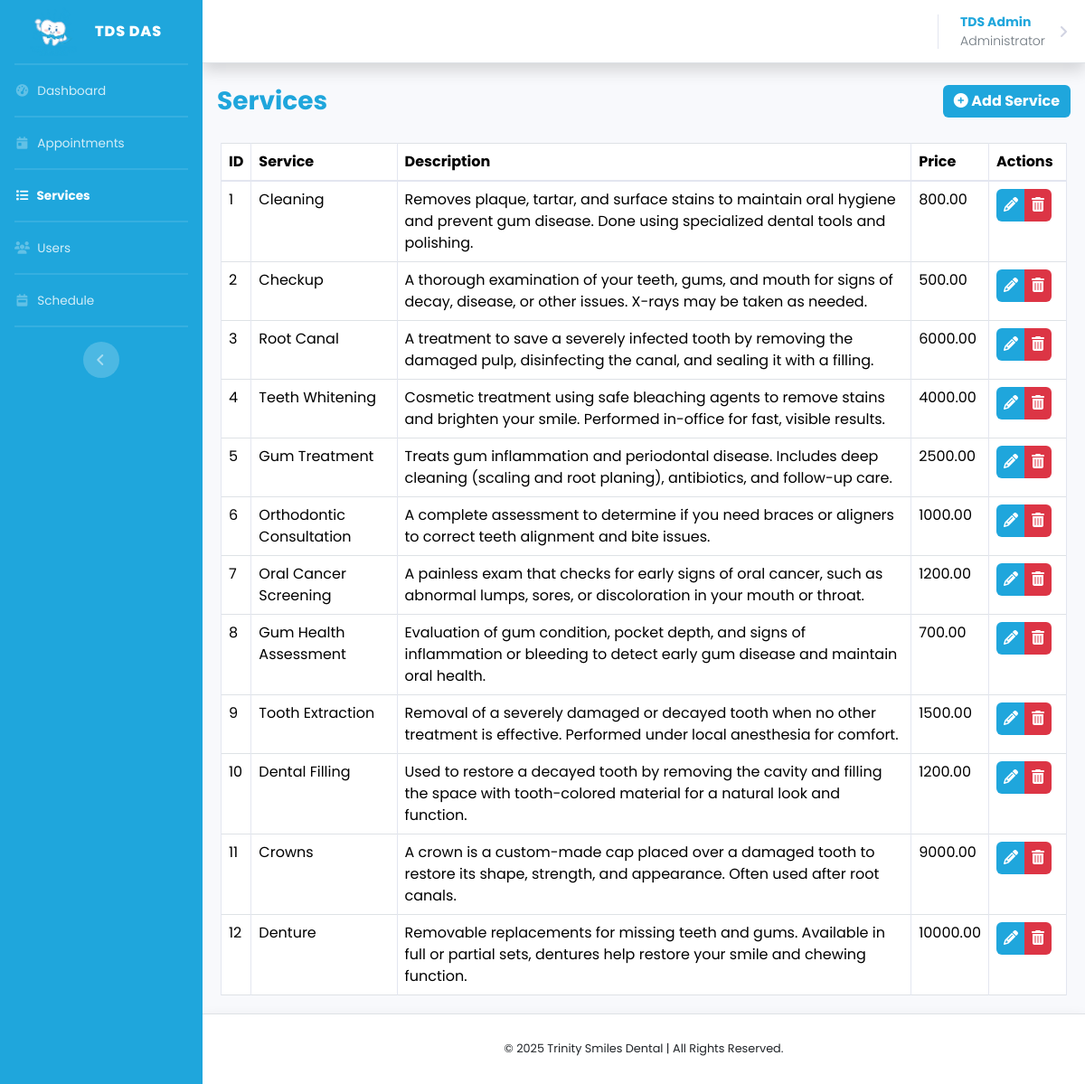
The page /pages/admin/services.php (signed in) on the database its author committed.
### tables this page shows
CREATE TABLE `services` (
  `id` int(11) NOT NULL,
  `service` varchar(100) NOT NULL,
  `description` text NOT NULL,
  `price` varchar(100) NOT NULL
);

### auth.php (called while the page is built, shortened)
<?php
function getFullname() {
    return isset($_SESSION['name']) ? $_SESSION['name'] : 'Guest User';
}
function getRole() {
    return isset($_SESSION['role']) ? $_SESSION['role'] : 'Guest Role';
}
?>

### pages/admin/services.php (the view, shortened to what this page needs)
<?php
require_once $_SERVER['DOCUMENT_ROOT'] . '/dental-appointment-system/auth.php';
?>
<!DOCTYPE html>
<html lang="en">
<head>
    <link href="/dental-appointment-system/css/sb-admin-2.min.css" rel="stylesheet">
    <link rel="stylesheet" href="/dental-appointment-system/vendor/apexcharts/dist/apexcharts.css">
    <link href="https://cdn.jsdelivr.net/npm/bootstrap@5.3.5/dist/css/bootstrap.min.css" rel="stylesheet"
>
    <link rel="stylesheet" href="https://cdn.datatables.net/2.2.2/css/dataTables.bootstrap5.css">
    <link rel="stylesheet" href="https://cdn.datatables.net/buttons/3.2.2/css/buttons.dataTables.min.css">
    <link rel="stylesheet" href="/dental-appointment-system/css/dashboard.css">
    <link rel="stylesheet" href="/dental-appointment-system/css/validate.css">
    <link rel="stylesheet" href="https://cdnjs.cloudflare.com/ajax/libs/toastr.js/latest/toastr.min.css" />
</head>
<body id="page-top">
    <div id="wrapper">
        <ul class="navbar-nav bg-blue sidebar sidebar-dark accordion" id="accordionSidebar">
            <a class="sidebar-brand d-flex align-items-center justify-content-center">
                <div class="sidebar-brand-icon">
                    <img src="/dental-appointment-system/img/clockt.png" alt="Logo" width="60"
                        class="d-inline-block align-text-top">
                </div>
                <div class="sidebar-brand-text mx-3">TDS DAS</div>
            </a>
            <hr class="sidebar-divider my-0">
            <li class="nav-item">
                <a class="nav-link" href="dashboard.php">
                    <i class="fas fa-fw fa-tachometer-alt"></i>
                    <span>Dashboard</span></a>
            </li>
            <hr class="sidebar-divider mb-0">
            <li class="nav-item">
                <a class="nav-link" href="appointments.php">
                    <i class="fas fa-fw fa-calendar-day"></i>
                    <span>Appointments</span></a>
            </li>
            <hr class="sidebar-divider mb-0">
            <li class="nav-item active">
                <a class="nav-link">
                    <i class="fas fa-fw fa-list"></i>
                    <span>Services</span></a>
            </li>
            <hr class="sidebar-divider mb-0">
            <li class="nav-item">
                <a class="nav-link" href="users.php">
                    <i class="fas fa-fw fa-users"></i>
                    <span>Users</span></a>
            </li>
            <hr class="sidebar-divider mb-0">
            <li class="nav-item">
                <a class="nav-link" href="schedule.php">
                    <i class="fas fa-fw fa-calendar-week"></i>
                    <span>Schedule</span></a>
            </li>
            <hr class="sidebar-divider d-none d-md-block">
            <div class="text-center d-none d-md-inline">
                <button class="rounded-circle border-0" id="sidebarToggle"></button>
            </div>
        </ul>
        <div id="content-wrapper" class="d-flex flex-column">
            <div id="content">
                <nav class="navbar navbar-expand navbar-light bg-white topbar mb-4 static-top shadow border-bottom">
                    <ul class="navbar-nav ml-auto">
                        <li class="nav-item dropdown me-2">
                            <a class="nav-link dropdown-toggle" href="#" id="userDropdown" role="button"
                                data-toggle="dropdown" aria-haspopup="true" aria-expanded="false">
                                <span
                                    class=" text-primary mr-2 small font-weight-bold"><?php echo getFullname(); ?><br><span
                                        class="text-secondary font-weight-light"><?php echo getRole(); ?></span></span>
                            </a>
                        </li>
                    </ul>
                </nav>
                <div class="container-fluid px-3">
                    <div class="d-flex align-items-center justify-content-between mb-4">
                        <h1 class="h3 mb-0 text-primary font-weight-bold">Services</h1>
                        <button type="button" class="btn btn-md btn-book fw-bold" data-bs-toggle="modal"
                            data-bs-target="#addServiceModal"><i class="fa fa-circle-plus">
                            </i> Add Service
                        </button>
                    </div>
                    <div class="table-responsive px-1 py-1">
                        <div class="data_table">
                            <table id="myTable" class="table table-bordered" style="width:100%">
                                <thead>
                                    <tr>
                                        <th scope="col">ID</th>
                                        <th scope="col">Service</th>
                                        <th scope="col">Description</th>
                                        <th scope="col">Price</th>
                                        <th scope="col">Actions</th>
                                    </tr>
                                </thead>
                                <tbody class="text-dark">
                                    <?php
                                    $query = "SELECT * FROM services";
                                    $query_run = mysqli_query($conn, $query);
                                    if (mysqli_num_rows($query_run) > 0) {
                                        foreach ($query_run as $items) {
                                            ?>
                                            <tr>
                                                <td>
                                                    <?= $items['id']; ?>
                                                </td>
                                                <td>
                                                    <?= $items['service']; ?>
                                                </td>
                                                <td>
                                                    <?= $items['description']; ?>
                                                </td>
                                                <td>
                                                    <?= $items['price']; ?>
                                                </td>
                                                <td class="text-center">
                                                    <div class="btn-group me-2">
                                                        <button type="button" class="btn btn-book btn-md editbtn px-2"><i
                                                                class="fa fa-pencil"></i></button>
                                                        <button type="button" class="btn btn-danger btn-md deletebtn px-2"><i
                                                                class="fa fa-trash"></i>
                                                        </button>
                                                    </div>
                                                </td>
                                            </tr>
                                            <?php
                                        }
                                    }
                                    ?>
                                </tbody>
                            </table>
                        </div>
                    </div>
                </div>
                <footer class="sticky-footer bg-white shadow border-top">
                    <div class="container my-auto">
                        <div class="copyright text-center my-auto">©
                            </span> Trinity Smiles Dental | All Rights Reserved.</span>
                        </div>
                    </div>
                </footer>
            </div>
        </div>
</body>
</html>

### css/dashboard.css (style rules this page uses)
* { margin: 0; padding: 0; box-sizing: border-box; font-family: "Poppins", sans-serif; scroll-behavior: smooth; }
.bg-blue { background-color: #1fa6dc; }
.btn-book { background-color: #1fa6dc !important; color: white; box-shadow: none !important; border: 0; }
.btn-warning , .btn-secondary, .btn-primary, .btn-success, .btn-danger { box-shadow: none !important; border: 0; }
.text-primary { color: #1fa6dc !important; }
.sidebar hr.sidebar-divider { border: #ffffff 1px solid; opacity: 0.10; }

### rows shown on the page
services: id "1", service "Cleaning", description "Removes plaque, tartar, and surface stains to maintain oral hygiene and prevent gum disease. Done using specialized dental tools and polishing.", price "800.00"
services: id "2", service "Checkup", description "A thorough examination of your teeth, gums, and mouth for signs of decay, disease, or other issues. X-rays may be taken as needed.", price "500.00"
services: id "3", service "Root Canal", description "A treatment to save a severely infected tooth by removing the damaged pulp, disinfecting the canal, and sealing it with a filling.", price "6000.00"
services: id "4", service "Teeth Whitening", description "Cosmetic treatment using safe bleaching agents to remove stains and brighten your smile. Performed in-office for fast, visible results.", price "4000.00"
services: id "5", service "Gum Treatment", description "Treats gum inflammation and periodontal disease. Includes deep cleaning (scaling and root planing), antibiotics, and follow-up care.", price "2500.00"
services: id "6", service "Orthodontic Consultation", description "A complete assessment to determine if you need braces or aligners to correct teeth alignment and bite issues.", price "1000.00"
services: id "7", service "Oral Cancer Screening", description "A painless exam that checks for early signs of oral cancer, such as abnormal lumps, sores, or discoloration in your mouth or throat.", price "1200.00"
services: id "8", service "Gum Health Assessment", description "Evaluation of gum condition, pocket depth, and signs of inflammation or bleeding to detect early gum disease and maintain oral health.", price "700.00"
services: id "9", service "Tooth Extraction", description "Removal of a severely damaged or decayed tooth when no other treatment is effective. Performed under local anesthesia for comfort.", price "1500.00"
services: id "10", service "Dental Filling", description "Used to restore a decayed tooth by removing the cavity and filling the space with tooth-colored material for a natural look and function.", price "1200.00"
services: id "11", service "Crowns", description "A crown is a custom-made cap placed over a damaged tooth to restore its shape, strength, and appearance. Often used after root canals.", price "9000.00"
services: id "12", service "Denture", description "Removable replacements for missing teeth and gums. Available in full or partial sets, dentures help restore your smile and chewing function.", price "10000.00"

### other values the page prints
getFullname() "TDS Admin"
getRole() "Administrator"
